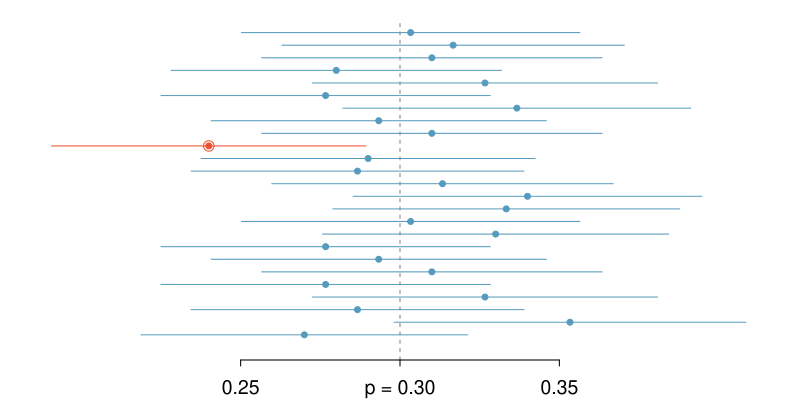

Generate this figure with R:
library(openintro)
data(COL)
set.seed(15)

# _____ Run Simulations ____ #
num.sim <- 25
n       <- 300
p       <- 0.3
p.hat   <- rbinom(num.sim, n, p) / n
SE      <- sqrt(p.hat * (1 - p.hat) / n)

myPDF('95PercentConfidenceInterval.pdf', 8, 4,
      mar = c(2, 1, 1, 1),
      mgp = c(2.7, 0.9, 0))
xR <- p + 4 * c(-1, 1) * max(SE)
yR <- c(0, 25)
plot(xR, yR, type='n', xlab='',
     ylab = '',
     axes = FALSE)
abline(v = p, lty = 2, col = COL[6])
axis(1, at = p + c(-0.05, 0, 0.05),
     c("0.25", "p = 0.30", "0.35"),
     cex.axis = 1.15)
for(i in 1:num.sim){
  ci <- p.hat[i] + 2 * c(-1, 1) * SE[i]
  if(abs(p.hat[i] - p) > 2 * SE[i]){
    col <- COL[4]
    points(p.hat[i], i, cex=1.4, col=col)
  } else {
    col <- COL[1]
  }
  points(p.hat[i], i,
         pch = 20,
         cex = 1.2,
         col = col)
  lines(ci, rep(i, 2), col=col)
}
dev.off()
